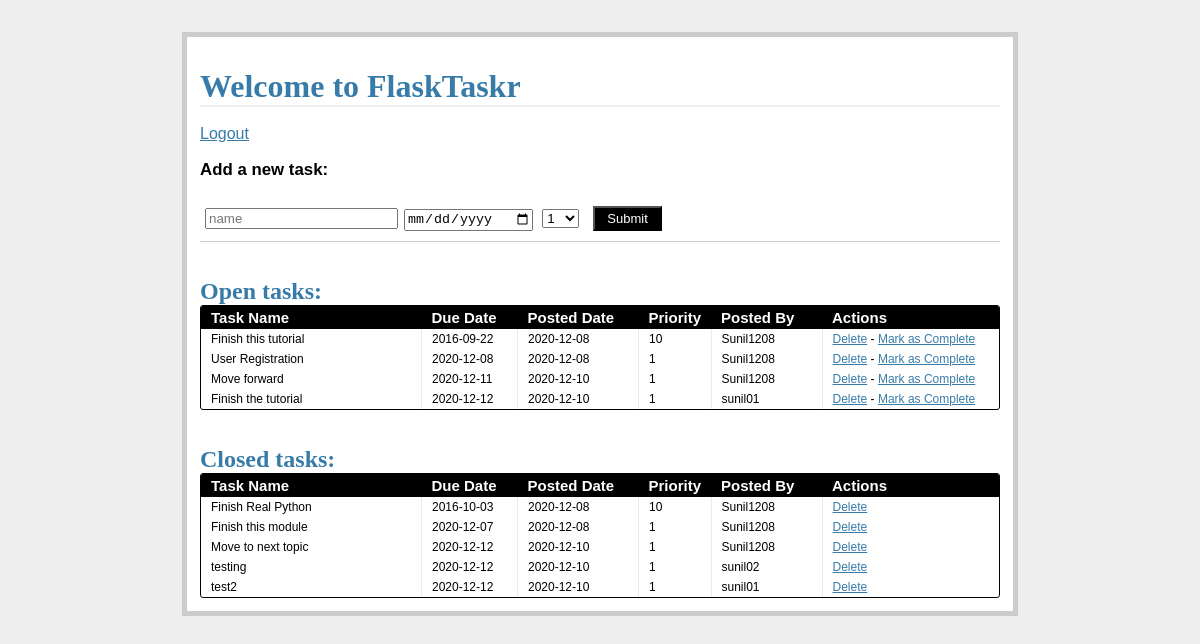
Screenshot of /tasks/ (signed in) with the database file from the repository.
### models.py (models this page shows, shortened)
class Task(db.Model):
    __tablename__ = "tasks"
    task_id = db.Column(db.Integer, primary_key=True)
    name = db.Column(db.String, nullable=False)
    due_date = db.Column(db.Date, nullable=False)
    priority = db.Column(db.Integer, nullable=False)
    posted_date = db.Column(db.Date, default=datetime.datetime.utcnow())
    status = db.Column(db.Integer)
    user_id = db.Column(db.Integer, db.ForeignKey('users.id'))

class User(db.Model):
    __tablename__ = 'users'
    id = db.Column(db.Integer, primary_key=True)
    name = db.Column(db.String, unique=True, nullable=False)
    email = db.Column(db.String, unique=True, nullable=False)
    password = db.Column(db.String, nullable=False)
    tasks = db.relationship('Task', backref='poster')

### views.py (the view)
@app.route('/tasks/')
@login_required
def tasks():
    return render_template(
        'tasks.html',
        form = AddTaskForm(request.form),
        open_tasks = open_tasks(),
        closed_tasks = closed_tasks()
    )

### forms.py
class AddTaskForm(Form):
    task_id = IntegerField()
    name = StringField('Task Name', validators=[DataRequired()])
    due_date = DateField(
        'Date Due (mm/dd/yyyy)',
        validators=[DataRequired()], format='%m/%d/%Y'
    )
    priority = SelectField(
        'Priority',
        validators=[DataRequired()],
        choices=[
            ('1', '1'), ('2', '2'), ('3', '3'), ('4', '4'), ('5', '5'),
            ('6', '6'), ('7', '7'), ('8', '8'), ('9', '9'), ('10', '10')
        ]
    )
    status = IntegerField('Status')

### views.py (called while the page is built)
def login_required(test):
    @wraps(test)
    def wrap(*args, **kwargs):
        if 'logged_in' in session:
            return test(*args, **kwargs)
        else:
            flash('You need to login first.')
            return redirect(url_for('login'))
    return wrap

def open_tasks():
    return db.session.query(Task).filter_by(
        status='1').order_by(Task.due_date.asc())

def closed_tasks():
    return db.session.query(Task).filter_by(
        status='0').order_by(Task.due_date.asc())

### templates/tasks.html (shortened to what this page needs)
{% extends "_base.html" %}
{% block content %}
<h1>Welcome to FlaskTaskr</h1>
<br>
<a href="{{ url_for('logout') }}">Logout</a>
<div class="add-task">
  <h3>Add a new task:</h3>
  <form action="{{ url_for('new_task') }}" method="post" class="inline-form">
    <div class="input-group">
      {{ form.name(placeholder="name") }}
    </div>
    <div class="input-group">
      {{ form.due_date(placeholder="due date") }}
    </div>
    <div class="input-group">
      {{ form.priority(placeholder="priority") }}
    </div>
    <div class="input-group">
      <button class="button" type="submit">Submit</button>
    </div>
</div>
<div class="entries">
  <br>
  <br>
  <h2>Open tasks:</h2>
  <div class="datagrid">
    <table>
      <thead>
        <tr>
          <th width="200px"><strong>Task Name</strong></th>
          <th width="75px"><strong>Due Date</strong></th>
          <th width="100px"><strong>Posted Date</strong></th>
          <th width="50px"><strong>Priority</strong></th>
          <th width="90px"><strong>Posted By</strong></th>
          <th><strong>Actions</strong></th>
        </tr>
      </thead>
      {% for task in open_tasks %}
        <tr>
          <td width="200px">{{ task.name }}</td>
          <td width="75px">{{ task.due_date }}</td>
          <td width="100px">{{ task.posted_date }}</td>
          <td width="50px">{{ task.priority }}</td>
          <td width="90px">{{ task.poster.name }}</td>
          <td>
            <a href="{{ url_for('delete_entry', task_id = task.task_id) }}">Delete</a>  -
            <a href="{{ url_for('complete', task_id = task.task_id) }}">Mark as Complete</a>
          </td>
        </tr>
      {% endfor %}
    </table>
  </div>
</div>
<br>
<br>
<div class="entries">
  <h2>Closed tasks:</h2>
  <div class="datagrid">
    <table>
      <thead>
        <tr>
          <th width="200px"><strong>Task Name</strong></th>
          <th width="75px"><strong>Due Date</strong></th>
          <th width="100px"><strong>Posted Date</strong></th>
          <th width="50px"><strong>Priority</strong></th>
          <th width="90px"><strong>Posted By</strong></th>
          <th><strong>Actions</strong></th>
        </tr>
      </thead>
      {% for task in closed_tasks %}
        <tr>
          <td width="200px">{{ task.name }}</td>
          <td width="75px">{{ task.due_date }}</td>
          <td width="100px">{{ task.posted_date }}</td>
          <td width="50px">{{ task.priority }}</td>
          <td width="90px">{{ task.poster.name }}</td>
          <td>
             <a href="{{ url_for('delete_entry', task_id = task.task_id) }}">Delete</a>
          </td>
        </tr>
      {% endfor %}
    </table>
  </div>
</div>
{% endblock %}

### templates/_base.html (shortened to what this page needs)
<!DOCTYPE html>
<html lang="en">
<head>
    <link rel="stylesheet" href="{{ url_for('static', filename='css/main.css') }}">
</head>
<body>
    <div class="page">
        <br>
        {% block content %}
        {% endblock %}
    </div>
</body>
</html>

### static/css/main.css (style rules this page uses)
body { font-family: sans-serif; background: #eee; }
a, h1, h2 { color: #377BA8; }
h1, h2 { font-family: 'Georgia', serif; margin: 0; }
h1 { border-bottom: 2px solid #eee; }
h2 { font-size: 1.5em; }
.page { margin: 2em auto; width: 50em; border: 5px solid #ccc; padding: 0.8em; background: white; }
.entries { list-style: none; margin: 0; padding: 0; }
.add-task { font-size: 0.9em; border-bottom: 1px solid #ccc; }
.input-group { margin-bottom: 15px; }
.datagrid table { border-collapse: collapse; text-align: left; width: 100%; }
.datagrid { background: #fff; overflow: hidden; border: 1px solid #000000; border-radius: 3px; }
.datagrid table td, .datagrid table th { padding: 3px 10px; }
.datagrid table thead th { background-color:#000000; color:#FFFFFF; font-size: 15px; font-weight: bold; }
.datagrid table thead th:first-child { border: none; }
.datagrid table tbody td { color: #000000; border-left: 1px solid #E1EEF4; font-size: 12px; font-weight: normal; }
.datagrid table tbody td:first-child { border-left: none; }
.datagrid table tbody tr:last-child td { border-bottom: none; }
.button { background-color:#000; display:inline-block; color:#ffffff; font-size:13px; padding:3px 12px; margin: 0; text-decoration:none; position:relative; }
.inline-form .input-group { display: inline-block; margin: 10px 5px; }
.input-group input { width: 100%; }

### rows the page displays
Task: name "Finish this tutorial", due_date "2016-09-22", posted_date "2020-12-08", priority "10", poster.name "Sunil1208"
Task: name "User Registration", due_date "2020-12-08", posted_date "2020-12-08", priority "1", poster.name "Sunil1208"
Task: name "Move forward", due_date "2020-12-11", posted_date "2020-12-10", priority "1", poster.name "Sunil1208"
Task: name "Finish the tutorial", due_date "2020-12-12", posted_date "2020-12-10", priority "1", poster.name "sunil01"
Task: name "Finish Real Python", due_date "2016-10-03", posted_date "2020-12-08", priority "10", poster.name "Sunil1208"
Task: name "Finish this module", due_date "2020-12-07", posted_date "2020-12-08", priority "1", poster.name "Sunil1208"
Task: name "Move to next topic", due_date "2020-12-12", posted_date "2020-12-10", priority "1", poster.name "Sunil1208"
Task: name "testing", due_date "2020-12-12", posted_date "2020-12-10", priority "1", poster.name "sunil02"
Task: name "test2", due_date "2020-12-12", posted_date "2020-12-10", priority "1", poster.name "sunil01"
